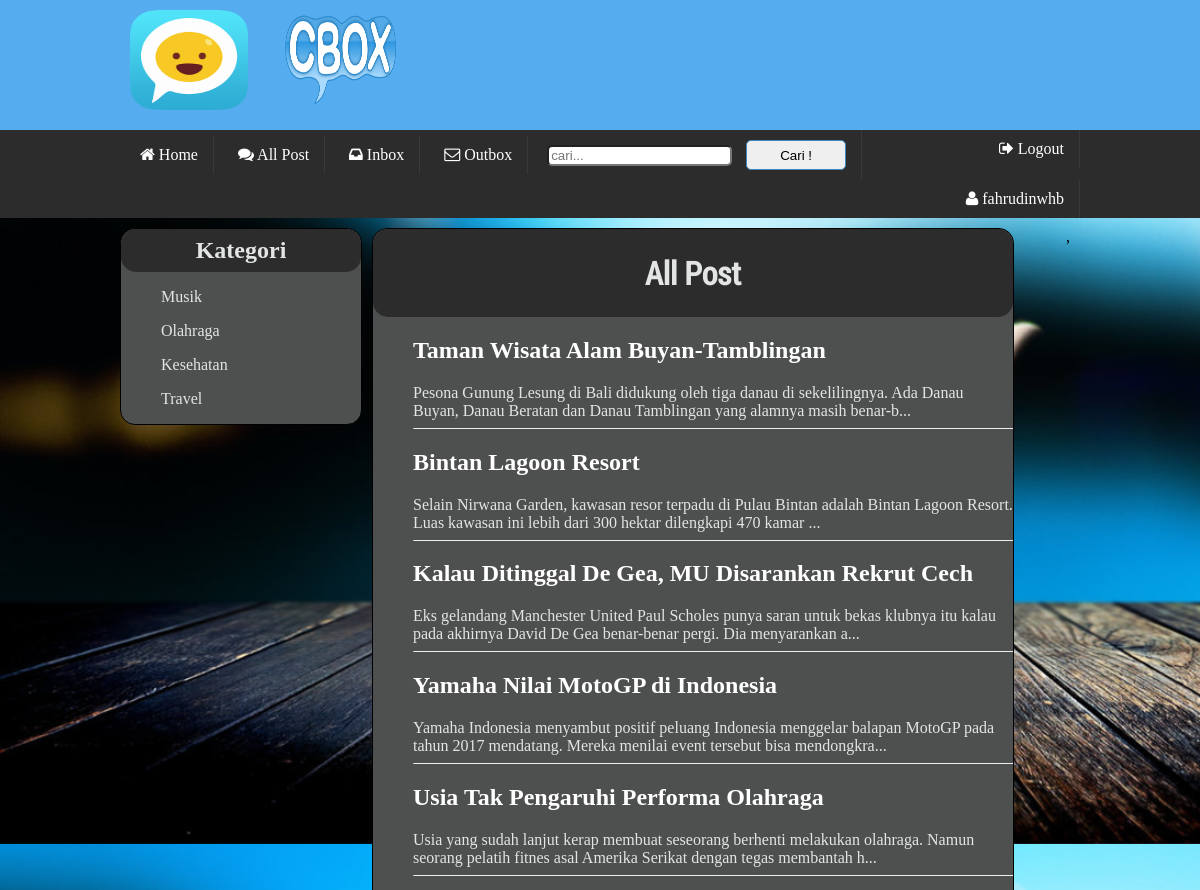
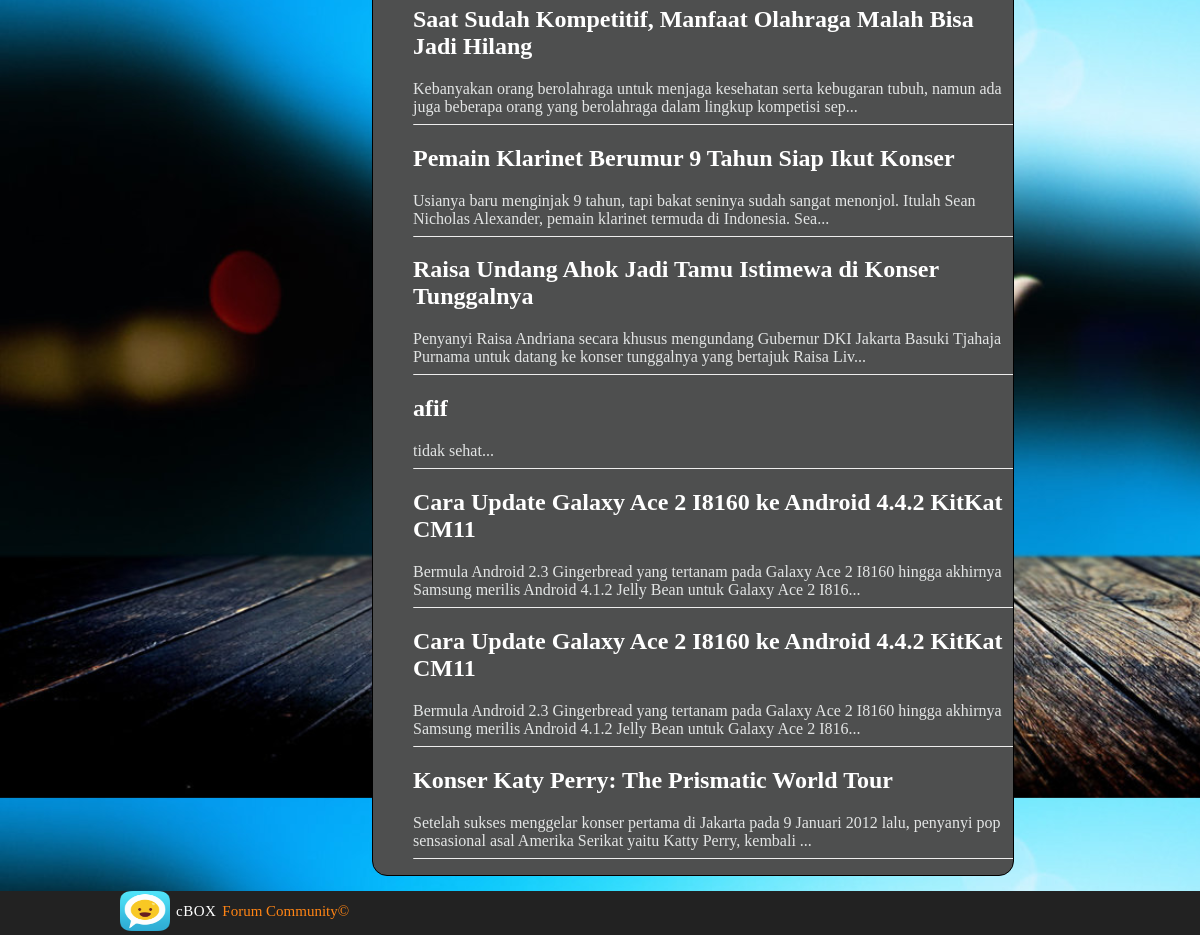
The page /all_post.php (signed in) on the database as committed earlier (2 pictures, top to bottom).
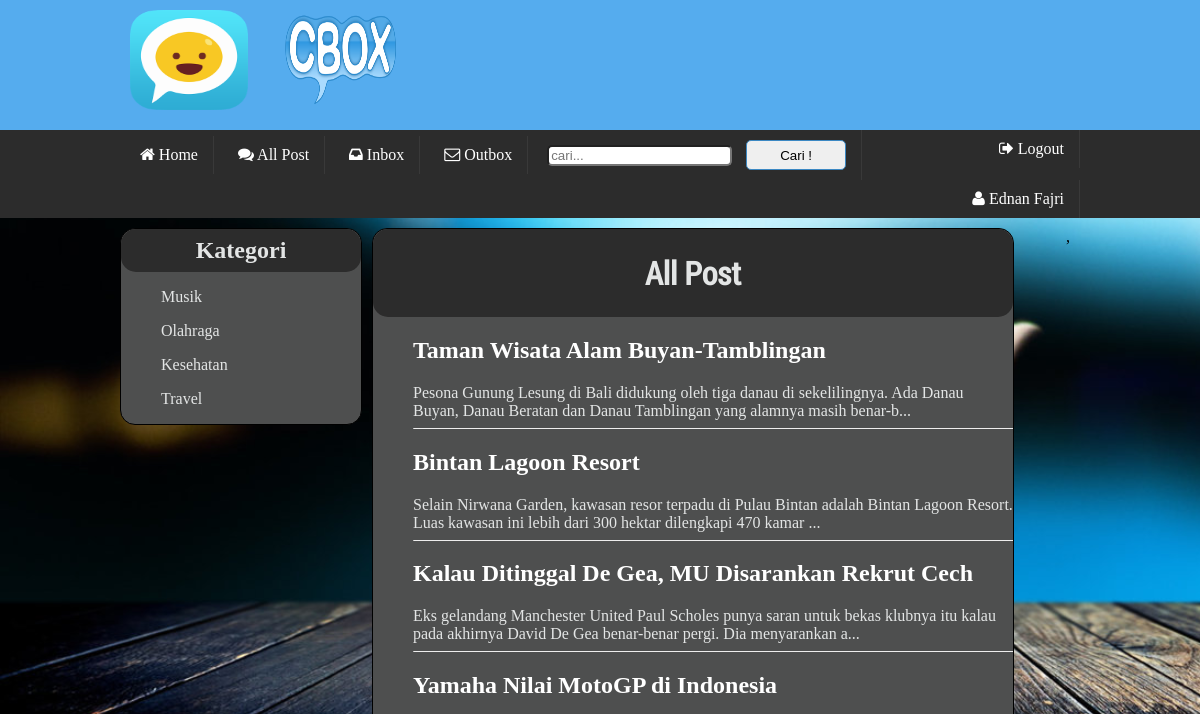
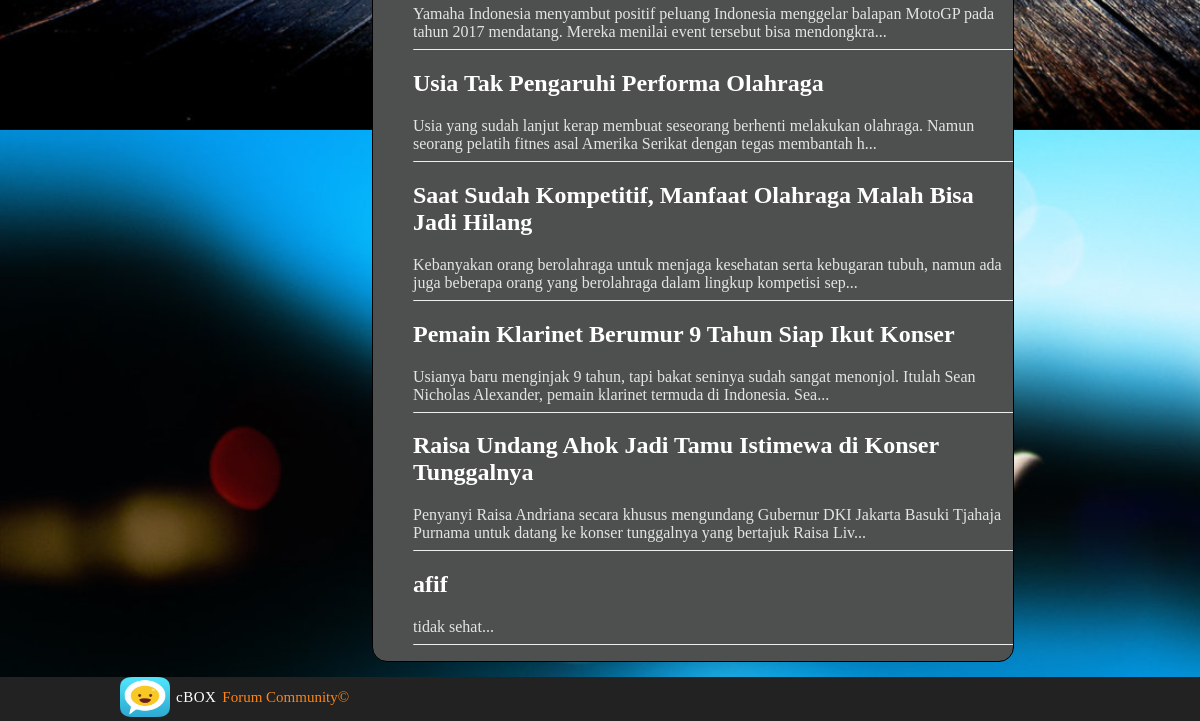
The same page on the database as committed later (2 pictures, top to bottom).
### tables this page shows
CREATE TABLE IF NOT EXISTS `member` (
`id_member` int(11) NOT NULL,
  `password` varchar(100) NOT NULL,
  `nama` varchar(100) NOT NULL,
  `alamat` varchar(100) NOT NULL,
  `email` varchar(100) NOT NULL,
  `bio` text NOT NULL,
  `cp` varchar(100) NOT NULL,
  `foto` varchar(100) NOT NULL,
  `status` varchar(100) NOT NULL DEFAULT 'ENABLE'
);

CREATE TABLE IF NOT EXISTS `kategori` (
`id_kategori` int(11) NOT NULL,
  `nama_kategori` varchar(100) NOT NULL,
  `deskripsi` varchar(100) NOT NULL
);

CREATE TABLE IF NOT EXISTS `post` (
`id_post` int(11) NOT NULL,
  `judul` varchar(1000) NOT NULL,
  `isi` mediumtext NOT NULL,
  `id_kategori` int(11) NOT NULL,
  `waktu` datetime NOT NULL,
  `id_member` int(8) NOT NULL,
  `status` varchar(100) NOT NULL DEFAULT 'ENABLE'
);

### all_post.php (the view, shortened to what this page needs)
<!DOCTYPE html>
<html>
<head>
	<link rel="stylesheet" type="text/css" href="style.css">
    <link rel="stylesheet" type="text/css" href="skeleton.css">
    <link rel="stylesheet" type="text/css" href="font-awesome-4.3.0/css/font-awesome.css">
</head>
<body>
    <div class="nav-bar">
            <div class="container">
                <div class="title-bar-left column ten">
                    <img src="logo.png" class="logo">
                    <img src="cbox.png" class="logoin">
                </div>
            </div>
    </div>
    <div class="cat-bar">
            <div class="container">
                <?php
                    $id = $_SESSION['id'];
                    $query = "SELECT * FROM member WHERE id_member=$id";
                    $result = mysql_query($query);
                    $row = mysql_fetch_assoc($result);
                ?>
                <a href="index.php" class="a-cat"><i class="fa fa-home"></i> Home</a>
                <a href="all_post.php" class="a-cat"><i class="fa fa-comments"></i> All Post</a>
                <a href="inbox.php" class="a-cat"><i class="fa fa-inbox"></i> Inbox</a>
                <a href="outbox.php" class="a-cat"><i class="fa fa-envelope-o"></i> Outbox</a>
                <form class="a-cat" method="post" action="search.php"><input type="text" name="search" placeholder="cari..." required> <button type="submit">Cari !</button></form>
                <a href="logout.php" class="a-cat kananin"><i class="fa fa-sign-out"></i> Logout</a>
                <a href="profile.php" class="a-cat kananin"><i class="fa fa-user"></i> <?php  echo $row['nama']; ?></a>
            </div>
    </div>
	<div class="container">
		<div class="left-content">
			<h2 class="katagoriwarna">
				Kategori
			</h2>
				<?php
                        $query = "SELECT * FROM kategori";
                        $result = mysql_query($query);
                        while($row = mysql_fetch_assoc($result)){
                    ?>
				    <ul>
					<a href="konten.php?id=<?php echo $row['id_kategori']?>"><li><?php echo $row['nama_kategori']?></li></a>
					</ul>
                    <?php
                        }
                    ?>
		</div>
		<div class="right-content columns eleven">
			<div class="katagoriwarnasatu" id="title"><h1>All Post</h1></div>
                   	<?php
                        $query = "SELECT * FROM post";
                        $result = mysql_query($query);
                        while ($row = mysql_fetch_assoc($result)){
                    ?>
                    <ul>
					<a href="detail.php?id=<?php echo $row['id_post']; ?>"><h2><?php echo $row['judul'] ?></h2></a>
                        <?php
                            echo substr($row['isi'], 0, 150)."...";
                            echo "<hr>";
                        ?>
					</ul>
                    <?php
                        }
                    ?>
			</div>
				<div class="pesan">
                ,
				</div>
		</div>
		<div class="foot">
		 <div class="footer">
            <div class="container">
            <img src="logo.png">
            <h3>cBOX</h3>
                <p>Forum Community&copy;</p>
            </div>
        </div>
        </div>
</body>
</html>

### style.css (style rules this page uses)
body { background-image: url(login.jpg); background-size: 1500px,1500px; background-attachment: fixed; }
body { margin: 0px; padding: 0px; }
.nav-bar { background-color: #55acee; width: 100%; height: 130px; }
#title { margin-top: 0px !important; }
.title-bar-left { display: inline-block; width: 35%; height: 100px; }
.title-bar-left .logo { width: inherit; height: inherit; position: relative; top: 10px; }
.title-bar-left .logoin { width: inherit; height: inherit; position: relative; top: 10px; }
.logoin { padding-left: 30px; }
.cat-bar { color: white; background-color: #2c2c2c; }
.a-cat { width: auto; padding-left: 15px; padding-right: 15px; padding-top: 10px; padding-bottom: 10px; display: inline-block; text-align: center; text-decoration: none; color: white; border-right: 1.5px solid #393939; border-left: none; margin-left: none; }
.footer { color: white; background-color: #222222; }
.footer img { width: 50px; height: 40px; }
.footer p { display: inline-block; margin: 0px; padding-left: 2px; color: #ff8414; font-size: 15px; position: relative; top : -15px; }
.footer h3 { display: inline-block; margin: 0px; padding-left: 2px; font-weight: 500; letter-spacing: 0.5px; font-size: 15px; position: relative; top : -15px; }
hr { border-top: 1px; }
i { padding-left: 5px; }
h1 { font-family: 'roboto-condensed'; }
.right-content { background-color:#4e4f4f; }
.right-content { color: #e3e5e5; height: auto; margin-left: 5px; margin-bottom: 15px; margin-right: 0px; margin-top: 10px; float: left; border: 1px solid black; border-radius: 15px; }
.right-content #title h1 { text-align: center; }
.left-content { color: #e3e5e5; height: auto; width: 240px; margin-right: 0px; margin-top: 10px; float: left; border: 1px solid black; border-radius: 15px; background-color:#4e4f4f; }
.left-content a { text-decoration: none; color: black; list-style-type: none; color: #e3e5e5; }
.right-content a { text-decoration: none; color: white; list-style-type: none; }
.pesan { text-align: right; }
.pesan { margin-bottom: 10px; bottom: 20px; right: 20px; padding: 10px; border-radius: 5px; }
button { height: 30px; width: 100px; border: 1px, solid, #3b88c3; border-radius: 5px; cursor: pointer; margin-left: 10px; }
input { border-radius: 5px; }
a { text-decoration: none; color:black; }
h2.katagoriwarna { background-color: #2c2c2c; text-align: center; margin: 0px; border-radius: 15px; padding-bottom: 8px; padding-top: 8px; }
.kananin { float: right; }
.katagoriwarnasatu { background-color: #2c2c2c; text-align: center; margin: 0px; border-radius: 15px; padding-bottom: 1px; padding-top: 1px; }

### skeleton.css (style rules this page uses)
.container { position: relative; width: 960px; margin: 0 auto; padding: 0; }
.container .column, .container .columns { float: left; display: inline; margin-left: 10px; margin-right: 10px; }
.container .eleven.columns { width: 640px; }
.container:after { content: "\0020"; display: block; height: 0; clear: both; visibility: hidden; }

Rows that differ between the two databases and show on the page:
removed post: judul "Cara Update Galaxy Ace 2 I8160 ke Android 4.4.2 KitKat CM11", isi "Bermula Android 2.3 Gingerbread yang tertanam pada Galaxy Ace 2 I8160 hingga akhirnya Samsung merilis Android 4.1.2 Jelly Bean untuk Galaxy Ace 2 I816"
removed post: judul "Cara Update Galaxy Ace 2 I8160 ke Android 4.4.2 KitKat CM11", isi "Bermula Android 2.3 Gingerbread yang tertanam pada Galaxy Ace 2 I8160 hingga akhirnya Samsung merilis Android 4.1.2 Jelly Bean untuk Galaxy Ace 2 I816"
removed post: judul "Konser Katy Perry: The Prismatic World Tour", isi "Setelah sukses menggelar konser pertama di Jakarta pada 9 Januari 2012 lalu, penyanyi pop sensasional asal Amerika Serikat yaitu Katty Perry, kembali"
changed member: nama "fahrudinwhb" → "Ednan Fajri"
